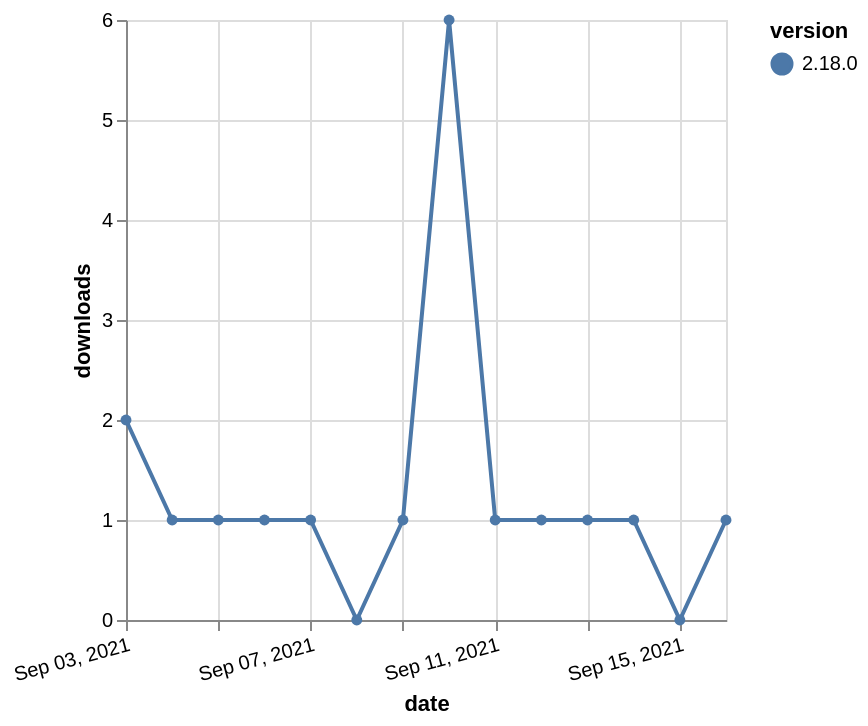

This figure's Vega-Lite source:
### Vega-Lite specification from a JSON file in a GitHub repository (floating-point values rounded to 4 significant figures)
{"$schema": "https://vega.github.io/schema/vega-lite/v5.json", "description": "A simple bar chart with embedded data.", "data": {"values": [{"date": "2021-09-03", "total": 503, "delta": 2, "version": "2.18.0"}, {"date": "2021-09-04", "total": 504, "delta": 1, "version": "2.18.0"}, {"date": "2021-09-05", "total": 505, "delta": 1, "version": "2.18.0"}, {"date": "2021-09-06", "total": 506, "delta": 1, "version": "2.18.0"}, {"date": "2021-09-07", "total": 507, "delta": 1, "version": "2.18.0"}, {"date": "2021-09-08", "total": 507, "delta": 0, "version": "2.18.0"}, {"date": "2021-09-09", "total": 508, "delta": 1, "version": "2.18.0"}, {"date": "2021-09-10", "total": 514, "delta": 6, "version": "2.18.0"}, {"date": "2021-09-11", "total": 515, "delta": 1, "version": "2.18.0"}, {"date": "2021-09-12", "total": 516, "delta": 1, "version": "2.18.0"}, {"date": "2021-09-13", "total": 517, "delta": 1, "version": "2.18.0"}, {"date": "2021-09-14", "total": 518, "delta": 1, "version": "2.18.0"}, {"date": "2021-09-15", "total": 518, "delta": 0, "version": "2.18.0"}, {"date": "2021-09-16", "total": 519, "delta": 1, "version": "2.18.0"}]}, "width": "container", "mark": {"type": "line", "point": {"filled": true}}, "encoding": {"x": {"field": "date", "type": "temporal", "timeUnit": "yearmonthdate", "title": "date", "axis": {"labelAngle": -15}}, "y": {"field": "delta", "type": "quantitative", "title": "downloads"}, "color": {"field": "version", "type": "nominal"}, "tooltip": {"field": "delta"}}}
